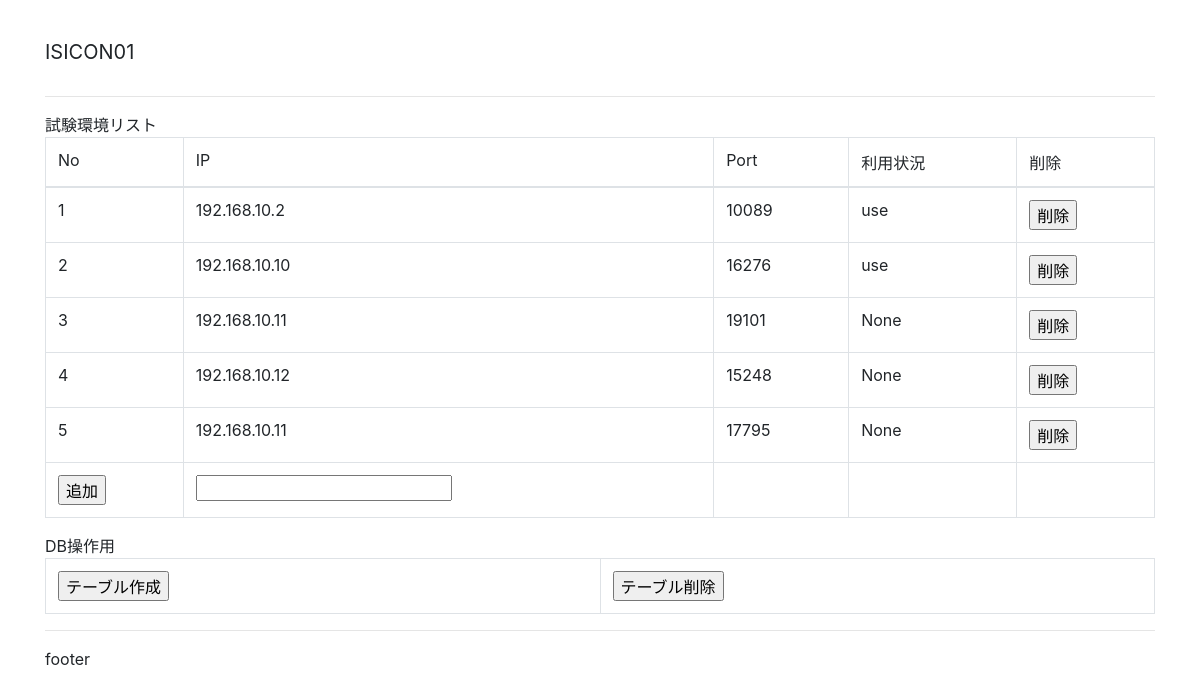
The page /admin on the database its author committed.
### tables this page shows
CREATE TABLE server (num integer primary key, ip text, port integer, use text);

### isicon01/admin.py (the view)
@app.route('/admin')
def admin():
    conn = sqlite3.connect(dbpath)
    c = conn.cursor()
    try:
        c.execute("select * from server;")
        servers = c.fetchall()
    except sqlite3.Error as e:
        print('sqlite3 error: ', e.args[0])
    conn.commit()
    conn.close()
    print(servers)
    return render_template(
        'admin.html',
        servers = servers,
    )

### isicon01/templates/admin.html
﻿{% extends "layout.html" %}
{% block content %}
試験環境リスト
<table class="table table-bordered table-hover">
    <thead>
        <tr>
            <td>No</td>
            <td>IP</td>
            <td>Port</td>
            <td>利用状況</td>
            <td>削除</td>
        </tr>
    </thead>
    <tbody>
        {% for server in servers %}
        <tr>
            <td>{{ server[0] }}</td>
            <td>{{ server[1] }}</td>
            <td>{{ server[2] }}</td>
            <td>{{ server[3] }}</td>
            <form action="/admin/{{ server[0] }}/del" method="POST">
                <td><input type="submit" value="削除" /></td>
            </form>
        </tr>
        {% endfor %}
        <tr>
            <form action="/admin/add" method="POST">
                <td><input type="submit" value="追加" /></td>
                <td><input name="ip" type="text" /></td>
                <td></td>
                <td></td>
            </form>
        </tr>
    </tbody>
</table>
DB操作用
<table class="table table-bordered table-hover">
    <tbody>
        <tr>
            <form action="/admin/createTable" method="POST">
                <td><input type="submit" value="テーブル作成" /></td>
            </form>
            <form action="/admin/deleteTable" method="POST">
                <td><input type="submit" value="テーブル削除" /></td>
            </form>
        </tr>
    </tbody>
</table>
    {% endblock %}

### isicon01/templates/layout.html (shortened to what this page needs)
﻿<!DOCTYPE html>
<html lang="en" xmlns="http://www.w3.org/1999/xhtml">
<head>
    <link rel="stylesheet" type="text/css" href="/static/content/bootstrap.min.css" />
</head>
<body>
    <div class="navbar navbar-default">
        <div class="container">
            <div class="navbar-header">
                <a class="navbar-brand">ISICON01</a>
            </div>
        </div>
    </div>
    <div class="container body-content">
        <hr />
        {% block content %}{% endblock %}
        <hr />
        <footer>
            <p>footer</p>
        </footer>
    </div>
</body>
</html>

### rows shown on the page
server: num "1", ip "192.168.10.2", port "10089", use "use"
server: num "2", ip "192.168.10.10", port "16276", use "use"
server: num "3", ip "192.168.10.11", port "19101", server "None"
server: num "4", ip "192.168.10.12", port "15248", server "None"
server: num "5", ip "192.168.10.11", port "17795", server "None"
